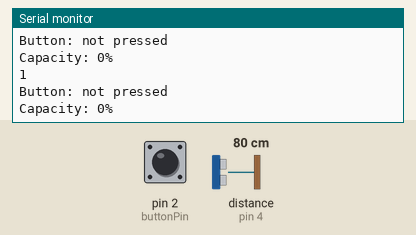
Simulated run of this sketch. Board: Arduino Uno, built with avr-gcc and run on an emulated ATmega328P. On the bench: the last lines printed to the serial monitor. Wiring (inferred from the names in the program): ultrasonic range finder: trigger pin 5; echo pin 4. The inputs (shaded band) are chosen by the test bench; at power-on: distance to the obstacle (sensor on pin 4) 80 cm, pin 2 (buttonPin) HIGH. The echo pulse lasts 58.3 µs per cm; the modem accepts every AT command (registered, SIM ready, sends succeed) and sends nothing else.

Above: at 5.3 s.
5.4 s: distance to the obstacle (sensor on pin 4) set to 2 cm
At 7.0 s:
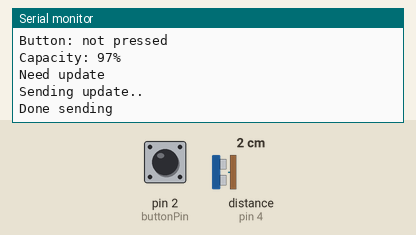
8.1 s: pin 2 (buttonPin) pulled LOW for 1.05 s
10.6 s: distance to the obstacle (sensor on pin 4) set to 4 cm
At 10.95 s:
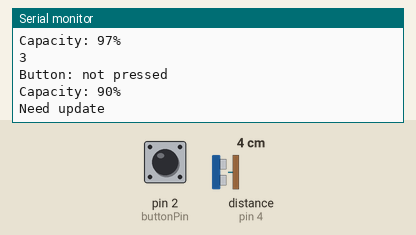
Timing chart, 0 to 13.6 s (numbered marks = the images above; inputs shaded):
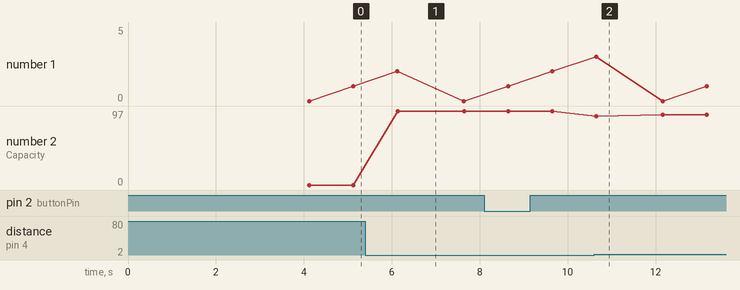

Measured:
- after the input at 5.4 s, the serial monitor: prints a new line after 0.73 s (image 1)
- after the input at 10.6 s, the serial monitor: prints a new line after 0.05 s (image 2)
- plotted number 2: 0 → 97 after the input at 5.4 s, 97 → 90 after the input at 10.6 s

The sketch:

esp_recyclebin_uno.ino
```cpp
#include <SoftwareSerial.h>
#define echoPin 4 // Echo Pin for ultrasonic
#define trigPin 5 // Trigger Pin for ultrasonic
#define buttonPin 2
#define CAN_FULL_CAPACITY  40 // in CM
#define SSID "UltimateAP"
#define PASS "zero1994"
#define DST_IP "46.137.108.231" //aast.voidbits.co
#define DST_PORT 80
#define BAUD_RATE 115200
SoftwareSerial esp(12, 13); // RX, TX
//#define esp Serial3

String resp; //temp response buffer

bool isConnected = false;
int isBtnPressed = 0;
int lastCapacity = 0;

void setup() {
  //Setup ultrasonic
  pinMode(trigPin, OUTPUT);
  pinMode(echoPin, INPUT);
  //
  //Button
  pinMode(buttonPin, INPUT);
  //


  Serial.begin(BAUD_RATE);
  esp.begin(BAUD_RATE);

  //  while (!Serial);
  while (!esp);

  Serial.println("Recycle bin monitor");


  disconnectIfConnected();
  delay(100);
  while (1) {
    resp = send_cmd("AT");
    //  Serial.println(resp);

    if (resp.indexOf("OK") >= 0) {
      Serial.println("ESP is ready");

      resp = send_cmd("AT+CWJAP?");
      //    Serial.println(resp);
      if (resp.indexOf("No AP") >= 0) {
        Serial.println("Connecting to WiFi");
        connectToWifi();
      }
      else {
        Serial.println("Already connected to WiFi");
      }
      disconnectIfConnected();
      connectToServer();
      break;
    }
    else {
      disconnectIfConnected();
      Serial.println("Error: ESP8266 is not OK. Restart Arduino.");
      delay(500);
      //    while (1);
    }
  }


}


int ticks = 0;
int currentCapacity;
int btnState = 0;
void loop() {
  //  while (Serial.available()) {
  //    esp.write(Serial.read());
  //  }
  //
  //  while (esp.available())
  //    Serial.write(esp.read());

  currentCapacity = calculatePercentage();
  isBtnPressed = digitalRead(buttonPin);
  Serial.println(ticks);
  Serial.print("Button: ");
  Serial.println(isBtnPressed == 0 ? "pressed" : "not pressed");
  Serial.print("Capacity: ");
  Serial.print(currentCapacity);
  Serial.println("%");
  Serial.println();
  if (needUpdate()) {
    Serial.println("Need update");
    trySend();
    ticks = 0;
    lastCapacity = currentCapacity;
    btnState = isBtnPressed;
    return;
  }
  lastCapacity = currentCapacity;
  btnState = isBtnPressed;
  delay(1000);
  if (ticks >= 8) {
    ticks = 0;
    trySend();
  }
  else {
    ticks += 1;
  }

}

boolean needUpdate() {
  int diff = lastCapacity - currentCapacity;
  if (diff < 0) diff = diff * -1;
//  Serial.println(btnState != isBtnPressed);
  return (diff > 5);// || (btnState != isBtnPressed);
}

void trySend() {
  if (!isConnected) {
    disconnectIfConnected();
    connectToServer();
  }
  else
    sendHttp();
}

void connectToWifi() {
  String s = "AT+CWJAP=\"";
  s += SSID;
  s += "\",\"";
  s += PASS;
  s += "\"";
  resp = send_cmd_delay(s, 4000); // give it 4 sec
  if (resp.indexOf("GOT IP") >= 0) {
    Serial.print("Connected to WiFi successfully");
  }
  else {
    Serial.println("Error: Couldn't connect to WiFi. Restart Arduino.");
    while (1);
  }

}

void disconnectIfConnected() {
  resp = send_cmd("AT+CIPCLOSE");
  //  Serial.println(resp);

}

int retries = 0;
void connectToServer() {
  String s = "AT+CIPSTART=\"TCP\",\"";
  s += DST_IP;
  s += "\",";
  s += DST_PORT;
  retries += 1;
  resp = send_cmd_delay(s, 2000);
  //  Serial.println(resp);
  if (resp.indexOf("OK") >= 0) {
    retries = 0;
    Serial.println("Connected successfully");
    isConnected = true;
    //    sendHttp();
  }
  else {
    Serial.println(resp);
    Serial.println("Error: Couldn't connect to server");
    if (retries >= 5) {
      Serial.println("Error: Couldn't connect after 5 retries. Check the address/port and restart Arduino");
      while (1);
    }
    else {
      connectToServer();
    }
  }
}

void sendHttp() {
  if (!isConnected) return;
  isBtnPressed = digitalRead(buttonPin);
  String r = "GET /api/bins/1?capacity=";
  r += currentCapacity;
  r += "&open=";
  r += (isBtnPressed == 0 ? "false" : "true");
  r += " HTTP/1.1\r\nHost: aast.voidbits.co\r\nConnection: keep-alive\r\n\r\n";
  String s = "AT+CIPSEND=";
  s += r.length();

  resp = send_cmd(s);
  //  Serial.println(resp);
  Serial.println("Sending update..");
  esp.print(r);

  Serial.println("Done sending");
  delay(1000);
  boolean ok = false;
  while (esp.available()) {
    if (esp.find("OK")) {
      ok = true;
      Serial.println("Got OK response");
      return;
    }
  }
  if (!ok) {
    Serial.println("No OK response...");
    isConnected = false;
  }
}


char c;
String send_cmd(String cmd) {
  esp.print(cmd);
  esp.print("\r\n");
  delay(500);
  String output = "";
  while (esp.available()) {
    c = esp.read();
    output += c;
  }
  return output;
}

String send_cmd_delay(String cmd, int d) {
  esp.print(cmd);
  esp.print("\r\n");
  delay(d);
  String output = "";
  while (esp.available()) {
    c = esp.read();
    output += c;
  }
  return output;
}


int calculatePercentage() {
  int cm = calculateDInCM();
  if (cm > CAN_FULL_CAPACITY)
    cm = CAN_FULL_CAPACITY;
  return 100 - (cm * 100.0 / CAN_FULL_CAPACITY);
}

int calculateDInCM()
{
  double duration = 0.0, distance = 0.0;
  digitalWrite(trigPin, LOW);
  delayMicroseconds(5);
  digitalWrite(trigPin, HIGH);
  delayMicroseconds(10);
  digitalWrite(trigPin, LOW);
  duration = pulseIn(echoPin, HIGH);

  //Calculate the distance (in cm) based on the speed of sound.
  distance = (duration / 2) / 29.1;
  int output = distance;
  return output;
}
```
